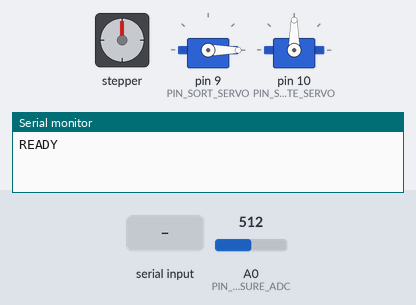
A program run on a simulated Arduino Uno, built with avr-gcc and run on an emulated ATmega328P. On the bench: stepper motor, 2 × servo, the last lines printed to the serial monitor. Wiring (inferred from the names in the program): stepper motor (2048 steps per turn assumed): coils pin 5, pin 6, pin 11, pin 12. Inputs (shaded band) come from the test bench; at power-on: A0 (PIN_MEASURE_ADC) = 512.

Above: at 1.7 s.
1.8 s: "START\n" received over Serial
At 2.26 s:
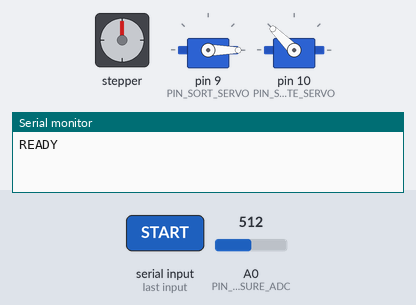
At 2.8 s:
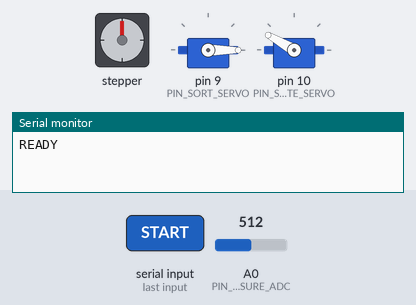
4.8 s: "REJECT\n" received over Serial
At 7.2 s:
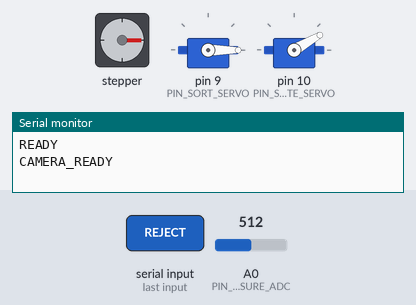
7.8 s: "M\n" received over Serial
10.8 s: "MEASURE\n" received over Serial
12.3 s: "RESET\n" received over Serial
At 12.46 s:
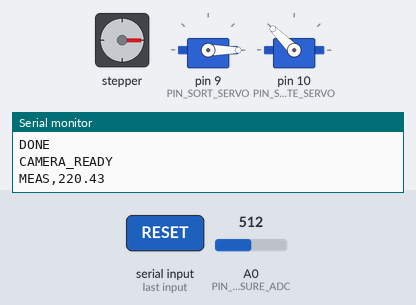
15.3 s: "MEASURE\n" received over Serial
Timing chart, 0 to 17.8 s (numbered marks = the images above; inputs shaded):
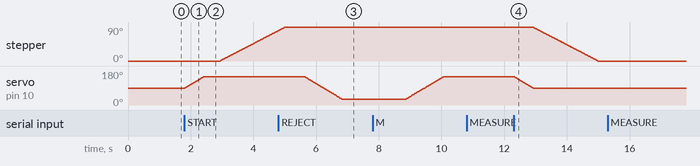

The program:

main.cpp
```cpp
#include <Arduino.h>
#include <Servo.h>

// =========================
// Serial protocol
// =========================
// PC/Raspberry Pi -> Arduino:
//   START       Move state servo to measuring position and rotate BYJ turntable to 90 deg.
//   MEASURE     Measure resistor and reply with MEAS,<ohm>.
//   SORT,1..5   Move sorting SG90 to box 1..5, release, then reset.
//   REJECT      Move sorting SG90 to the reject box, release, then reset.
//   RESET       Return servos and turntable to the initial position.
//
// Arduino -> PC/Raspberry Pi:
//   READY
//   CAMERA_READY
//   MEAS,<ohm>
//   DONE
//   ERR,<reason>

// =========================
// Pin map
// =========================
const int PIN_REF_R1 = 2;       // 22 ohm reference resistor control
const int PIN_REF_R2 = 3;       // 220 ohm reference resistor control
const int PIN_REF_R3 = 4;       // 2.2k ohm reference resistor control
const int PIN_MEASURE_ADC = A0; // voltage divider node

const int PIN_TRIGGER_LEGACY = 7; // optional pulse for old GPIO trigger/debug
const int PIN_SORT_SERVO = 9;     // SG90: sorting gate
const int PIN_STATE_SERVO = 10;   // SG90: state / release controller

const int PIN_BYJ_IN1 = 5;
const int PIN_BYJ_IN2 = 6;
const int PIN_BYJ_IN3 = 11;
const int PIN_BYJ_IN4 = 12;

// =========================
// Hardware config
// =========================
const long SERIAL_BAUD = 9600;

const float REF_R1_OHM = 22.0;
const float REF_R2_OHM = 220.0;
const float REF_R3_OHM = 2200.0;

const int SORT_BOX_ANGLES[5] = {30, 60, 90, 120, 150};
const int REJECT_ANGLE = 0; // change this if your reject box is at another angle

const int STATE_IDLE_ANGLE = 90;
const int STATE_MEASURE_ANGLE = 150;
const int STATE_RELEASE_ANGLE = 30;

const int SERVO_STEP_DELAY_MS = 10;
const int RELEASE_DELAY_MS = 2000;
const int STATE_SETTLE_MS = 500;

// 28BYJ-48 usually needs 4096 half-steps per output shaft revolution.
// If your turntable gear ratio is different, tune this value.
const long TURNTABLE_STEPS_PER_REV = 4096;
const int TURNTABLE_PHOTO_DEGREE = 90;
const int TURNTABLE_STEP_DELAY_MS = 2;

// =========================
// Runtime state
// =========================
Servo sortServo;
Servo stateServo;

enum MachineState {
  STATE_IDLE,
  STATE_READY_TO_SORT,
  STATE_RELEASING
};

MachineState currentState = STATE_IDLE;

int currentSortAngle = 0;
int currentStateServoAngle = STATE_IDLE_ANGLE;

const int turntablePins[4] = {
  PIN_BYJ_IN1,
  PIN_BYJ_IN2,
  PIN_BYJ_IN3,
  PIN_BYJ_IN4
};
int turntableStage = 0;
long turntablePositionSteps = 0;

// =========================
// Servo helpers
// =========================
void moveServoSmooth(Servo &servo, int &currentAngle, int targetAngle) {
  targetAngle = constrain(targetAngle, 0, 180);

  if (targetAngle > currentAngle) {
    for (int angle = currentAngle; angle <= targetAngle; angle++) {
      servo.write(angle);
      delay(SERVO_STEP_DELAY_MS);
    }
  } else {
    for (int angle = currentAngle; angle >= targetAngle; angle--) {
      servo.write(angle);
      delay(SERVO_STEP_DELAY_MS);
    }
  }

  currentAngle = targetAngle;
}

void enterIdleState() {
  currentState = STATE_IDLE;
  moveServoSmooth(stateServo, currentStateServoAngle, STATE_IDLE_ANGLE);
}

void enterMeasureState() {
  currentState = STATE_READY_TO_SORT;
  moveServoSmooth(stateServo, currentStateServoAngle, STATE_MEASURE_ANGLE);
  delay(STATE_SETTLE_MS);
}

void releasePartAndReset() {
  currentState = STATE_RELEASING;
  moveServoSmooth(stateServo, currentStateServoAngle, STATE_RELEASE_ANGLE);
  delay(RELEASE_DELAY_MS);
  enterIdleState();
}

void pulseLegacyTrigger() {
  digitalWrite(PIN_TRIGGER_LEGACY, HIGH);
  delay(100);
  digitalWrite(PIN_TRIGGER_LEGACY, LOW);
}

void sortToAngle(int targetAngle) {
  if (currentState != STATE_READY_TO_SORT) {
    Serial.println("ERR,NOT_READY_TO_SORT");
    return;
  }

  moveServoSmooth(sortServo, currentSortAngle, targetAngle);
  delay(STATE_SETTLE_MS);
  releasePartAndReset();
  Serial.println("DONE");
}

// =========================
// BYJ turntable helpers
// =========================
void writeTurntableStep(int stage) {
  const byte sequence[8][4] = {
    {1, 0, 0, 0},
    {1, 1, 0, 0},
    {0, 1, 0, 0},
    {0, 1, 1, 0},
    {0, 0, 1, 0},
    {0, 0, 1, 1},
    {0, 0, 0, 1},
    {1, 0, 0, 1}
  };

  for (int i = 0; i < 4; i++) {
    digitalWrite(turntablePins[i], sequence[stage][i]);
  }
}

void releaseTurntableCoils() {
  for (int i = 0; i < 4; i++) {
    digitalWrite(turntablePins[i], LOW);
  }
}

void stepTurntable(long steps) {
  int direction = (steps >= 0) ? 1 : -1;
  long count = labs(steps);

  for (long i = 0; i < count; i++) {
    turntableStage += direction;
    if (turntableStage > 7) turntableStage = 0;
    if (turntableStage < 0) turntableStage = 7;

    writeTurntableStep(turntableStage);
    turntablePositionSteps += direction;
    delay(TURNTABLE_STEP_DELAY_MS);
  }

  releaseTurntableCoils();
}

long degreeToTurntableSteps(int degree) {
  return ((long)degree * TURNTABLE_STEPS_PER_REV) / 360L;
}

void moveTurntableToDegree(int degree) {
  long targetSteps = degreeToTurntableSteps(degree);
  stepTurntable(targetSteps - turntablePositionSteps);
}

// =========================
// Measurement helpers
// =========================
void disconnectReferenceResistors() {
  pinMode(PIN_REF_R1, INPUT);
  pinMode(PIN_REF_R2, INPUT);
  pinMode(PIN_REF_R3, INPUT);
}

float measureResistanceWithReference(int activePin, float refValue) {
  disconnectReferenceResistors();

  pinMode(activePin, OUTPUT);
  digitalWrite(activePin, HIGH);
  delay(10);

  long adcTotal = 0;
  const int samples = 8;
  for (int i = 0; i < samples; i++) {
    adcTotal += analogRead(PIN_MEASURE_ADC);
    delay(3);
  }

  pinMode(activePin, INPUT);

  float adc = (float)adcTotal / samples;
  if (adc <= 0.5) return 0.0;
  if (adc >= 1022.5) return -1.0;

  return refValue * (adc / (1023.0 - adc));
}

float measureAutoRange() {
  disconnectReferenceResistors();

  pinMode(PIN_REF_R2, OUTPUT);
  digitalWrite(PIN_REF_R2, HIGH);
  delay(10);

  long adcTotal = 0;
  const int samples = 8;
  for (int i = 0; i < samples; i++) {
    adcTotal += analogRead(PIN_MEASURE_ADC);
    delay(3);
  }

  pinMode(PIN_REF_R2, INPUT);

  float testAdc = (float)adcTotal / samples;
  if (testAdc > 850.0) {
    return measureResistanceWithReference(PIN_REF_R3, REF_R3_OHM);
  }
  if (testAdc < 150.0) {
    return measureResistanceWithReference(PIN_REF_R1, REF_R1_OHM);
  }
  return measureResistanceWithReference(PIN_REF_R2, REF_R2_OHM);
}

// =========================
// Command handlers
// =========================
void handleStart() {
  enterMeasureState();
  moveTurntableToDegree(TURNTABLE_PHOTO_DEGREE);
  pulseLegacyTrigger();
  Serial.println("CAMERA_READY");
}

void handleMeasure() {
  float measuredOhm = measureAutoRange();

  if (measuredOhm < 0.0) {
    Serial.println("ERR,MEASURE_OPEN");
    return;
  }

  Serial.print("MEAS,");
  Serial.println(measuredOhm, 2);
}

void handleSortCommand(const String &cmd) {
  int commaIndex = cmd.indexOf(',');
  if (commaIndex < 0 || (unsigned int)commaIndex == cmd.length() - 1) {
    Serial.println("ERR,BAD_SORT_CMD");
    return;
  }

  int box = cmd.substring(commaIndex + 1).toInt();
  if (box < 1 || box > 5) {
    Serial.println("ERR,BAD_SORT_BOX");
    return;
  }

  sortToAngle(SORT_BOX_ANGLES[box - 1]);
}

void handleReset() {
  enterIdleState();
  moveTurntableToDegree(0);
  Serial.println("DONE");
}

void handleCommand(String cmd) {
  cmd.trim();
  cmd.toUpperCase();

  if (cmd.length() == 0) return;

  if (cmd == "START" || cmd == "M") {
    handleStart();
    return;
  }

  if (cmd == "MEASURE") {
    handleMeasure();
    return;
  }

  if (cmd.startsWith("SORT,")) {
    handleSortCommand(cmd);
    return;
  }

  if (cmd == "REJECT" || cmd == "R") {
    sortToAngle(REJECT_ANGLE);
    return;
  }

  // Legacy one-character sorting commands for quick manual testing.
  if (cmd.length() == 1 && cmd[0] >= '1' && cmd[0] <= '5') {
    int box = cmd[0] - '0';
    sortToAngle(SORT_BOX_ANGLES[box - 1]);
    return;
  }

  if (cmd == "RESET") {
    handleReset();
    return;
  }

  Serial.println("ERR,UNKNOWN_CMD");
}

// =========================
// Arduino entry points
// =========================
void setup() {
  Serial.begin(SERIAL_BAUD);
  Serial.setTimeout(100);

  disconnectReferenceResistors();

  pinMode(PIN_TRIGGER_LEGACY, OUTPUT);
  digitalWrite(PIN_TRIGGER_LEGACY, LOW);

  for (int i = 0; i < 4; i++) {
    pinMode(turntablePins[i], OUTPUT);
    digitalWrite(turntablePins[i], LOW);
  }

  sortServo.attach(PIN_SORT_SERVO);
  stateServo.attach(PIN_STATE_SERVO);

  sortServo.write(currentSortAngle);
  stateServo.write(currentStateServoAngle);
  delay(500);

  Serial.println("READY");
}

void loop() {
  if (Serial.available() <= 0) return;

  String cmd = Serial.readStringUntil('\n');
  handleCommand(cmd);
}
```

BYJ_Stepper.cpp
```cpp
#include "HardwareSerial.h"
#include "Arduino.h"
#include "BYJ_Stepper.h"

#define BUTTON A0

BYJ_Stepper::BYJ_Stepper(int p1, int p2, int p3, int p4) {
  _pins[0] = p1; _pins[1] = p2; _pins[2] = p3; _pins[3] = p4;
  for (int i = 0; i < 4; i++) {
    pinMode(_pins[i], OUTPUT);
  }
  _currentStep = 0;
  _direction = 1;
  _tightPosition = 2500;
  _relaxPosition = -2500;
  _currentPosition = 0;
  setSpeed(1); // Default speed
}

void BYJ_Stepper::setSpeed(long stepsPerSec) {
  // Calculate delay in microseconds between steps
  Serial.print("The speed is set to ");
  _stepDelay = 1000 / stepsPerSec;
  Serial.println(stepsPerSec);
}

// set the tighten direction of the motor, press the limit button if need to reverse the direction
void BYJ_Stepper::setDirection(int limitPin) {
  Serial.println("Press if not tightened");
  step(3000);
  Serial.println(digitalRead(limitPin));
  if (digitalRead(limitPin) != HIGH) {
    Serial.println("direction changed!");
    _direction = -_direction;
    step(3000);
  }
  else {
    Serial.println("direction unchanged!");
    _direction = _direction;
    step(-3000);
  }
}

void BYJ_Stepper::step(int steps) {
  int absSteps = abs(steps);
  int nextStep = (steps > 0) ?  _direction: -_direction;

  for (int i = 0; i < absSteps; i++) {
    _currentStep += nextStep;
    _currentPosition += nextStep;

    // Keep _currentStep between 0 and 7 (for 8-step sequence)
    if (_currentStep > 7) _currentStep = 0;
    if (_currentStep < 0) _currentStep = 7;

    writeStep(_currentStep);
    // Serial.print("current step: ");
    // Serial.println(_currentStep);
    delay(_stepDelay);
  }
  // Serial.println("complete!");
  // Serial.print("Current position: ");
  // Serial.println(_currentPosition);
}

void BYJ_Stepper::goTo(int position) {
  currentPos();
  int steps = position - _currentPosition;
  Serial.print("Few steps away: ");
  Serial.println(steps);
  step(steps);
  currentPos();
}

void BYJ_Stepper::fullTight() {
  goTo(_tightPosition);
}

void BYJ_Stepper::fullRelax() {
  goTo(_relaxPosition);
}

// Print current position
void BYJ_Stepper::currentPos() {
  Serial.print("Current position: ");
  Serial.println(_currentPosition);
}

// Convert degree to steps
long int BYJ_Stepper::degree2Steps(int degree) {
  if (_tightPosition - _relaxPosition != 0) {
    long int steps = round(degree * (_tightPosition - _relaxPosition) / 180);
    Serial.print("Convert degree ");
    Serial.print(degree);
    Serial.print(" to steps: ");
    Serial.println(steps);
    return steps;
  }
  else {
    setPosition(BUTTON, 1);  // set tighten position
    setPosition(BUTTON, -1); // set relax position
    return degree2Steps(degree);
  }
}


void BYJ_Stepper::info() {
  Serial.println("The information of motor");
  Serial.print("Speed:            ");
  Serial.println(1000 / _stepDelay); // Delay in microseconds between steps
  Serial.print("direction:        ");
  Serial.println(_direction);
  Serial.print("Current position: ");
  Serial.println(_currentPosition);
  Serial.print("Tight position:   ");
  Serial.println(_tightPosition);
  Serial.print("Relax positiob:   ");
  Serial.println(_relaxPosition);
}


// The 8-step sequence for ULN2003/28BYJ-48
void BYJ_Stepper::writeStep(int stage) {
  bool sequence[8][4] = {
    {1,0,0,0}, {1,1,0,0}, {0,1,0,0}, {0,1,1,0},
    {0,0,1,0}, {0,0,1,1}, {0,0,0,1}, {1,0,0,1}
  };
  for (int i = 0; i < 4; i++) {
    digitalWrite(_pins[i], sequence[stage][i]);
  }
}

// set home / maximum position of the motor
// set home position: set_position = 1, the tightened direction
// set max position: set_position = -1, the relax direction
void BYJ_Stepper::setPosition(int limitPin, int set_position) {
  if (set_position == -1 || set_position == 1) {
    if (set_position == 1) Serial.println("Press until its fully relaxed...");
    else Serial.println("Press until its fully tightened...");
    int nextStep = _direction * set_position;
    // Move one step at a time until the switch is pressed (LOW)
    while (digitalRead(limitPin) != 0) {
        step(nextStep); // Direction should be 1 or -1
        delay(1);        // Small stability delay
    }

    // Optional: Back off slightly from the switch to "zero" the position
    // step(nextStep * -50);

    // set the critical position
    if (set_position > 0) {
      _tightPosition = _currentPosition;
      Serial.print("Set tight position to ");
      Serial.println(_currentPosition);
    }
    else {
      _relaxPosition = _currentPosition;
      Serial.print("Set relax position to ");
      Serial.println(_currentPosition);
    }
  }
  else Serial.println("Wrong setting");
  delay(1000);
}
```

BYJ_Stepper.h
```cpp
#ifndef BYJ_Stepper_h
#define BYJ_Stepper_h

#include "Arduino.h"

class BYJ_Stepper {
  public:
    // Constructor: Define the 4 control pins
    BYJ_Stepper(int p1, int p2, int p3, int p4);

    // Set speed in steps per second
    void setSpeed(long stepsPerSec);

    // set the tighten direction of the motor, press the limit button if need to reverse the direction
    void setDirection(int limitPin);

    // Move a specific number of steps (positive or negative)
    void step(int steps);

    // go to the assigned absolute position
    void goTo(int position);

    // go to fully relaxed or tightened position
    void fullRelax();
    void fullTight();

    // set home / maximum position of the motor
    // set home position: set_position = 1, the tightened direction
    // set max position: set_position = -1, the relax direction
    void setPosition(int limitPin, int set_position);

    void currentPos();

    long int degree2Steps(int degree);

    void info();

  private:
    void writeStep(int stage);
    int _pins[4];
    long _stepDelay; // Delay in microseconds between steps
    int _currentStep;
    long int _tightPosition;
    long int _relaxPosition;
    int _direction;
    long int _currentPosition;
};


#endif
```

Measured:
- after the input at 1.8 s, stepper: keeps turning clockwise at about 44°/s, starting after 1.1 s; servo on pin 10 (PIN_STATE_SERVO): moves from 90° to 150° over 0.60 s, starting at once
- after the input at 4.8 s, servo on pin 10 (PIN_STATE_SERVO): moves from 150° to 30° over 1.2 s, starting after 0.83 s
- after the input at 12.3 s, stepper: keeps turning counter-clockwise at about 44°/s, starting after 0.62 s; servo on pin 10 (PIN_STATE_SERVO): moves from 150° to 90° over 0.60 s, starting at once
